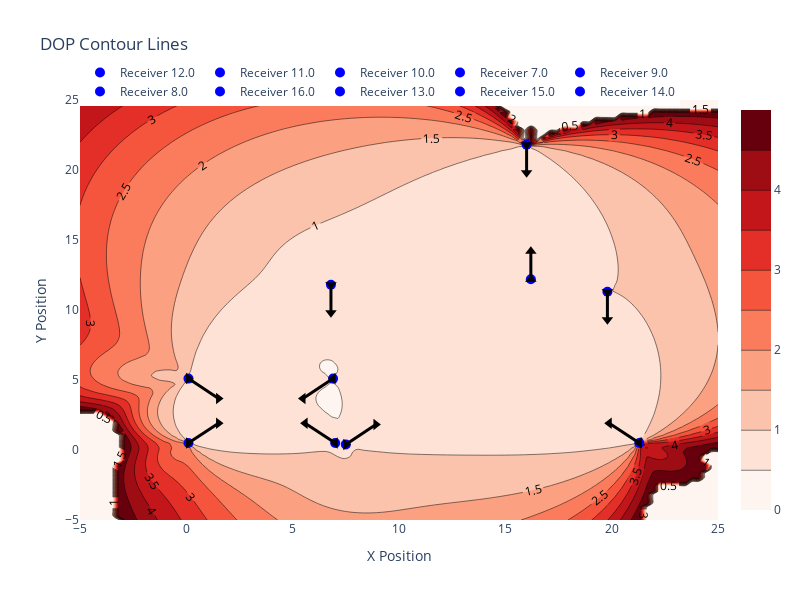

Write notebook code for a chart like this one.
### Markdown cell above
## DOP Simulation for antenna signal radiation

### Code cell
P.plot_dop_contours()

### Figure 1 — Plotly figure (JSON) as saved in the notebook; plotly's stock layout.template omitted (floating-point values rounded to 4 significant figures; data arrays with more than 128 entries replaced by an {"elided": "..."} marker saying what was removed)
{"data": [{"colorscale": [[0, "rgb(255,245,240)"], [0.125, "rgb(254,224,210)"], [0.25, "rgb(252,187,161)"], [0.375, "rgb(252,146,114)"], [0.5, "rgb(251,106,74)"], [0.625, "rgb(239,59,44)"], [0.75, "rgb(203,24,29)"], [0.875, "rgb(165,15,21)"], [1, "rgb(103,0,13)"]], "contours": {"showlabels": true}, "type": "contour", "x": [-5, -4.697, -4.394, -4.091, -3.788, -3.485, -3.182, -2.879, -2.576, -2.273, -1.97, -1.667, -1.364, -1.061, -0.7576, -0.4545, -0.1515, 0.1515, 0.4545, 0.7576, 1.061, 1.364, 1.667, 1.97, 2.273, 2.576, 2.879, 3.182, 3.485, 3.788, 4.091, 4.394, 4.697, 5, 5.303, 5.606, 5.909, 6.212, 6.515, 6.818, 7.121, 7.424, 7.727, 8.03, 8.333, 8.636, 8.939, 9.242, 9.545, 9.848, 10.15, 10.45, 10.76, 11.06, 11.36, 11.67, 11.97, 12.27, 12.58, 12.88, 13.18, 13.48, 13.79, 14.09, 14.39, 14.7, 15, 15.3, 15.61, 15.91, 16.21, 16.52, 16.82, 17.12, 17.42, 17.73, 18.03, 18.33, 18.64, 18.94, 19.24, 19.55, 19.85, 20.15, 20.45, 20.76, 21.06, 21.36, 21.67, 21.97, 22.27, 22.58, 22.88, 23.18, 23.48, 23.79, 24.09, 24.39, 24.7, 25], "y": [-5, -4.697, -4.394, -4.091, -3.788, -3.485, -3.182, -2.879, -2.576, -2.273, -1.97, -1.667, -1.364, -1.061, -0.7576, -0.4545, -0.1515, 0.1515, 0.4545, 0.7576, 1.061, 1.364, 1.667, 1.97, 2.273, 2.576, 2.879, 3.182, 3.485, 3.788, 4.091, 4.394, 4.697, 5, 5.303, 5.606, 5.909, 6.212, 6.515, 6.818, 7.121, 7.424, 7.727, 8.03, 8.333, 8.636, 8.939, 9.242, 9.545, 9.848, 10.15, 10.45, 10.76, 11.06, 11.36, 11.67, 11.97, 12.27, 12.58, 12.88, 13.18, 13.48, 13.79, 14.09, 14.39, 14.7, 15, 15.3, 15.61, 15.91, 16.21, 16.52, 16.82, 17.12, 17.42, 17.73, 18.03, 18.33, 18.64, 18.94, 19.24, 19.55, 19.85, 20.15, 20.45, 20.76, 21.06, 21.36, 21.67, 21.97, 22.27, 22.58, 22.88, 23.18, 23.48, 23.79, 24.09, 24.39, 24.7, 25], "z": {"elided": "100x100 float values"}}, {"marker": {"color": "blue", "size": 10}, "mode": "markers", "name": "Receiver 12.0", "type": "scatter", "x": [21.3], "y": [0.5]}, {"line": {"color": "black", "width": 3}, "marker": {"color": "black", "size": 10, "symbol": "triangle-left"}, "mode": "lines+markers", "showlegend": false, "type": "scatter", "x": [21.3, 19.89], "y": [0.5, 1.914]}, {"marker": {"color": "blue", "size": 10}, "mode": "markers", "name": "Receiver 11.0", "type": "scatter", "x": [19.8], "y": [11.3]}, {"line": {"color": "black", "width": 3}, "marker": {"color": "black", "size": 10, "symbol": "triangle-down"}, "mode": "lines+markers", "showlegend": false, "type": "scatter", "x": [19.8, 19.8], "y": [11.3, 9.3]}, {"marker": {"color": "blue", "size": 10}, "mode": "markers", "name": "Receiver 10.0", "type": "scatter", "x": [6.8], "y": [11.8]}, {"line": {"color": "black", "width": 3}, "marker": {"color": "black", "size": 10, "symbol": "triangle-down"}, "mode": "lines+markers", "showlegend": false, "type": "scatter", "x": [6.8, 6.8], "y": [11.8, 9.8]}, {"marker": {"color": "blue", "size": 10}, "mode": "markers", "name": "Receiver 7.0", "type": "scatter", "x": [0.1], "y": [5.1]}, {"line": {"color": "black", "width": 3}, "marker": {"color": "black", "size": 10, "symbol": "triangle-right"}, "mode": "lines+markers", "showlegend": false, "type": "scatter", "x": [0.1, 1.514], "y": [5.1, 3.686]}, {"marker": {"color": "blue", "size": 10}, "mode": "markers", "name": "Receiver 9.0", "type": "scatter", "x": [7], "y": [0.5]}, {"line": {"color": "black", "width": 3}, "marker": {"color": "black", "size": 10, "symbol": "triangle-left"}, "mode": "lines+markers", "showlegend": false, "type": "scatter", "x": [7, 5.586], "y": [0.5, 1.914]}, {"marker": {"color": "blue", "size": 10}, "mode": "markers", "name": "Receiver 8.0", "type": "scatter", "x": [6.9], "y": [5.1]}, {"line": {"color": "black", "width": 3}, "marker": {"color": "black", "size": 10, "symbol": "triangle-left"}, "mode": "lines+markers", "showlegend": false, "type": "scatter", "x": [6.9, 5.486], "y": [5.1, 3.686]}, {"marker": {"color": "blue", "size": 10}, "mode": "markers", "name": "Receiver 16.0", "type": "scatter", "x": [0.1], "y": [0.5]}, {"line": {"color": "black", "width": 3}, "marker": {"color": "black", "size": 10, "symbol": "triangle-right"}, "mode": "lines+markers", "showlegend": false, "type": "scatter", "x": [0.1, 1.514], "y": [0.5, 1.914]}, {"marker": {"color": "blue", "size": 10}, "mode": "markers", "name": "Receiver 13.0", "type": "scatter", "x": [7.5], "y": [0.4]}, {"line": {"color": "black", "width": 3}, "marker": {"color": "black", "size": 10, "symbol": "triangle-right"}, "mode": "lines+markers", "showlegend": false, "type": "scatter", "x": [7.5, 8.914], "y": [0.4, 1.814]}, {"marker": {"color": "blue", "size": 10}, "mode": "markers", "name": "Receiver 15.0", "type": "scatter", "x": [16], "y": [21.8]}, {"line": {"color": "black", "width": 3}, "marker": {"color": "black", "size": 10, "symbol": "triangle-down"}, "mode": "lines+markers", "showlegend": false, "type": "scatter", "x": [16, 16], "y": [21.8, 19.8]}, {"marker": {"color": "blue", "size": 10}, "mode": "markers", "name": "Receiver 14.0", "type": "scatter", "x": [16.2], "y": [12.2]}, {"line": {"color": "black", "width": 3}, "marker": {"color": "black", "size": 10, "symbol": "triangle-up"}, "mode": "lines+markers", "showlegend": false, "type": "scatter", "x": [16.2, 16.2], "y": [12.2, 14.2]}], "layout": {"height": 600, "legend": {"itemsizing": "trace", "orientation": "h", "x": 0, "y": 1.1}, "title": {"text": "DOP Contour Lines"}, "width": 800, "xaxis": {"showgrid": true, "title": {"text": "X Position"}}, "yaxis": {"showgrid": true, "title": {"text": "Y Position"}}}}
